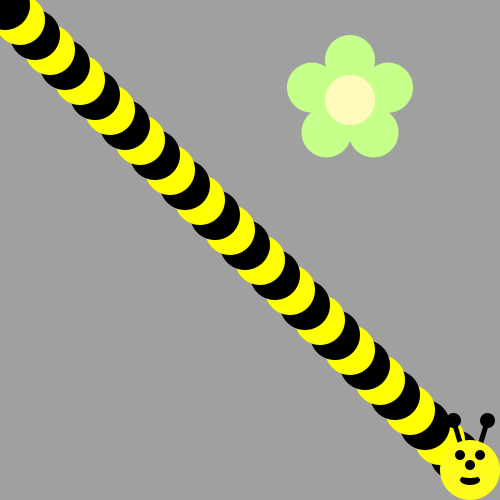
Frame 1 (no input)
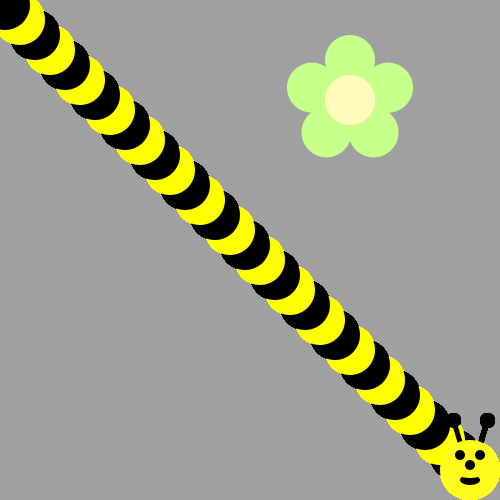
Frame 60 (the mouse pressed at the canvas centre just before this capture)
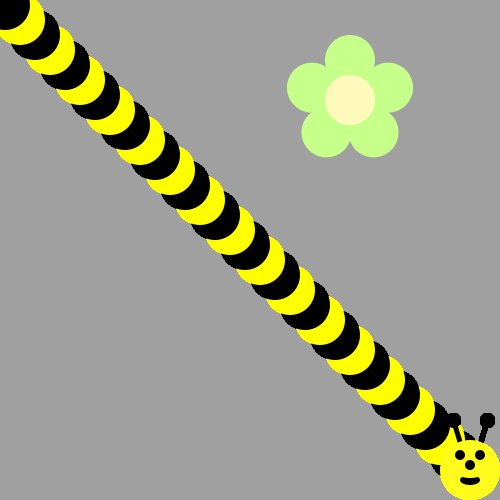
Frame 120 (the mouse held since frame 60 and released just before this capture)

The Processing sketch that drew these frames (run headless with seeded random() and noise(); from frame 60 on, the mouse is pressed at the canvas centre):

// Processing sketch: bumble_bee
// ── bumble_bee.pde

void setup() {
     ellipseMode(CENTER);
     size(500, 500);
     background(160, 160, 160);
     drawFlower(350, 100);
}

void draw() {
  
// First run the program and you should see a flower.  
  
  
/* Then, use a loop to make a body for the Bee! 
(see the image on the recipe, it's a diagonal line of circles)
Use remainder to make the colors alternate between yellow and black
*/
for(int i = 31;i>0;i--) {
 if(i%2==0) {
  fill(255,255,0); 
 }
 else {
  fill(0,0,0); 
 }
  
  ellipse(i*15-10,i*15-10,50,50);
}
drawBeeFace(470,470);

/*
Now put his head on using drawBeeFace(x,y)
*/

}

/**************   Use these methods but  DON'T CHANGE THE CODE BELOW  **************/

void drawFlower(int x, int y) {
     noStroke();
     translate(x, y);
     // draw 5 petals, rotating after each one
     fill(#c6ff89);      // green
      for (int i = 0; i < 5; i++) {
           ellipse(0, -40, 50, 50);
          rotate(radians(72));
     }
     fill(#fff9bb); // light yellow
     ellipse(0, 0, 50, 50);
} 
void drawBeeFace(int BeeFaceX, int BeeFaceY) {
     noStroke();
     fill(0, 0, 0);
     stroke(1);
     strokeWeight(5);
     line(BeeFaceX-10, BeeFaceY-27, BeeFaceX-17, BeeFaceY-50);
     line(BeeFaceX+10, BeeFaceY-27, BeeFaceX+17, BeeFaceY-50);
     ellipse(BeeFaceX-17, BeeFaceY-50, 10, 10);
     ellipse(BeeFaceX+17, BeeFaceY-50, 10, 10);
     noStroke();
     fill(255, 251, 28);
     ellipse(BeeFaceX, BeeFaceY, 60, 60); // face
     fill(255, 237, 209);
     fill(0,0,0);
      ellipse(BeeFaceX-10, BeeFaceY-15, 10, 10); // eyes
     ellipse(BeeFaceX+10, BeeFaceY-15, 10, 10);
      ellipse(BeeFaceX, BeeFaceY-5, 10, 10); // nose
      ellipse(BeeFaceX, BeeFaceY+10, 20, 10);// mouth
     fill(255, 251, 28);
     ellipse(BeeFaceX, BeeFaceY+5, 20, 6);
}
